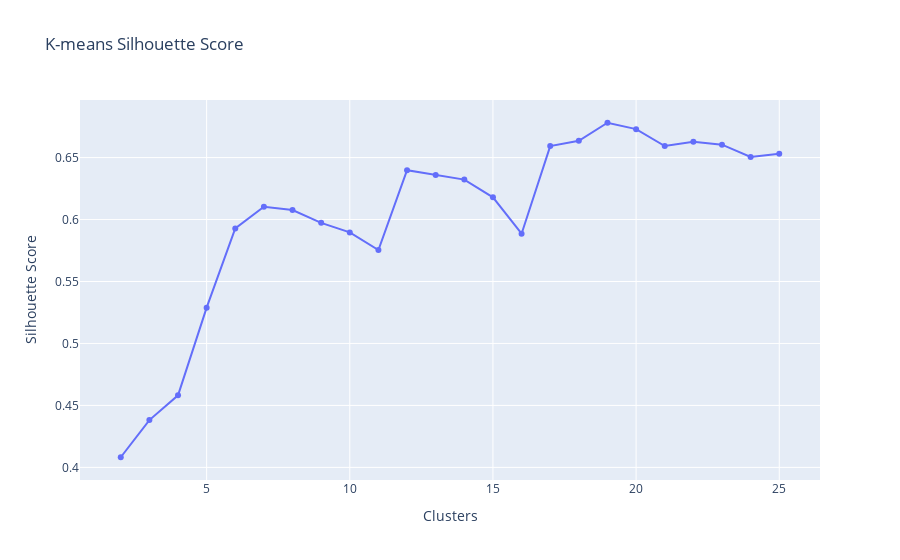

The notebook cell this image was saved under:
### Code cell
fig = px.line(x = clusters, y = kmeans_list, markers=True, title = 'K-means Silhouette Score')
fig.update_layout(yaxis_title = 'Silhouette Score', xaxis_title = 'Clusters')
fig.show()

### Figure 1 — Plotly figure (JSON) as saved in the notebook; plotly's stock layout.template omitted (floating-point values rounded to 4 significant figures)
{"data": [{"hovertemplate": "x=%{x}<br>y=%{y}<extra></extra>", "legendgroup": "", "line": {"color": "#636efa", "dash": "solid"}, "marker": {"symbol": "circle"}, "mode": "markers+lines", "name": "", "orientation": "v", "showlegend": false, "type": "scatter", "x": [2, 3, 4, 5, 6, 7, 8, 9, 10, 11, 12, 13, 14, 15, 16, 17, 18, 19, 20, 21, 22, 23, 24, 25], "xaxis": "x", "y": [0.4082, 0.4382, 0.4581, 0.5289, 0.5928, 0.6103, 0.6076, 0.5973, 0.5896, 0.5754, 0.6399, 0.6359, 0.6322, 0.6179, 0.5885, 0.6593, 0.6635, 0.6781, 0.673, 0.6593, 0.6628, 0.6604, 0.6504, 0.6531], "yaxis": "y"}], "layout": {"autosize": true, "legend": {"tracegroupgap": 0}, "title": {"text": "K-means Silhouette Score"}, "xaxis": {"anchor": "y", "autorange": true, "domain": [0, 1], "range": [0.6537, 26.35], "title": {"text": "Clusters"}, "type": "linear"}, "yaxis": {"anchor": "x", "autorange": true, "domain": [0, 1], "range": [0.3859, 0.7004], "title": {"text": "Silhouette Score"}, "type": "linear"}}}
